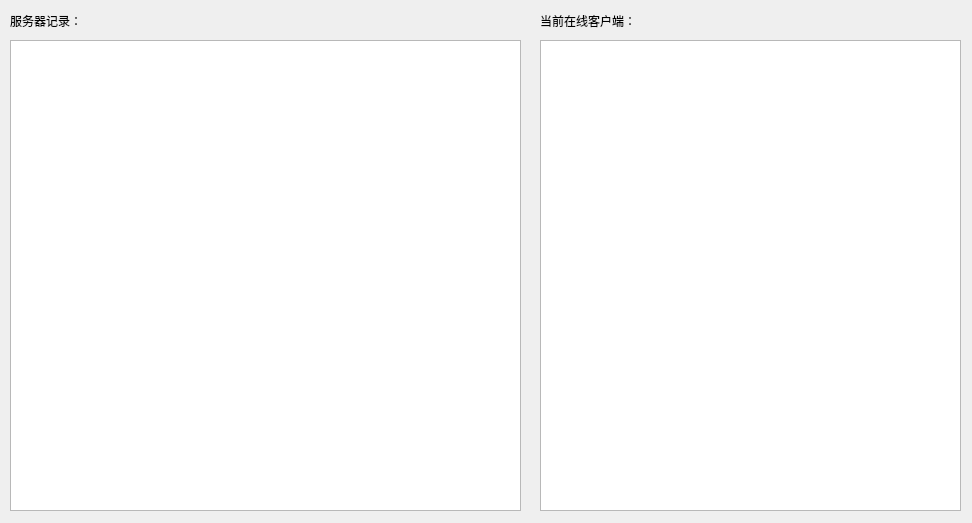
<?xml version="1.0" encoding="UTF-8"?>
<ui version="4.0">
 <class>Server</class>
 <widget class="QWidget" name="Server">
  <property name="geometry">
   <rect>
    <x>0</x>
    <y>0</y>
    <width>972</width>
    <height>523</height>
   </rect>
  </property>
  <property name="minimumSize">
   <size>
    <width>972</width>
    <height>523</height>
   </size>
  </property>
  <property name="maximumSize">
   <size>
    <width>972</width>
    <height>523</height>
   </size>
  </property>
  <property name="windowTitle">
   <string>Server</string>
  </property>
  <widget class="QLabel" name="label_1">
   <property name="geometry">
    <rect>
     <x>10</x>
     <y>0</y>
     <width>111</width>
     <height>41</height>
    </rect>
   </property>
   <property name="text">
    <string>服务器记录：</string>
   </property>
  </widget>
  <widget class="QLabel" name="label_2">
   <property name="geometry">
    <rect>
     <x>540</x>
     <y>0</y>
     <width>131</width>
     <height>41</height>
    </rect>
   </property>
   <property name="text">
    <string>当前在线客户端：</string>
   </property>
  </widget>
  <widget class="QTextBrowser" name="textBrowser_1">
   <property name="geometry">
    <rect>
     <x>10</x>
     <y>40</y>
     <width>511</width>
     <height>471</height>
    </rect>
   </property>
  </widget>
  <widget class="QTextBrowser" name="textBrowser_2">
   <property name="geometry">
    <rect>
     <x>540</x>
     <y>40</y>
     <width>421</width>
     <height>471</height>
    </rect>
   </property>
  </widget>
 </widget>
 <layoutdefault spacing="6" margin="11"/>
 <resources/>
 <connections/>
</ui>
